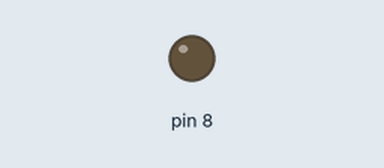
Simulated run of this sketch. Board: Arduino Uno, built with avr-gcc and run on an emulated ATmega328P. On the bench: output pins drawn as LEDs (lit = HIGH). Pins used as bus, display or sensor lines are not drawn.

Above: at 0.8 s.
At 3.6 s:
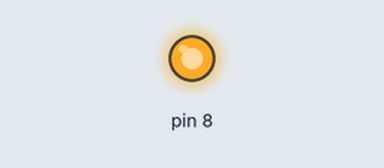
Timing chart, 0 to 7.3 s (numbered marks = the images above):
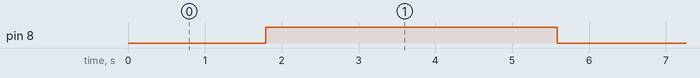

Measured:
- by itself, pin 8: alternates HIGH for 3.8 s and LOW for 1.8 s

The sketch:

bigstepermotor.ino
```cpp
void setup() {
  pinMode(8, OUTPUT);
  pinMode(9, OUTPUT);
  Serial.begin(9600);
}

void loop(){
  digitalWrite(8, LOW);
  delayMicroseconds(10);

  for (int j=0; j<5000; j++)
  {
    digitalWrite(9, HIGH);
    delayMicroseconds(150);
    digitalWrite(9, LOW);
  }

  delay(1000);

  digitalWrite(8, HIGH);
  delayMicroseconds(10);

  for(int i=0; i<5000; i++)
  {
    digitalWrite(9, HIGH);
    delayMicroseconds(150);
    digitalWrite(9,LOW);
  }

  delay(3000);

}
```
